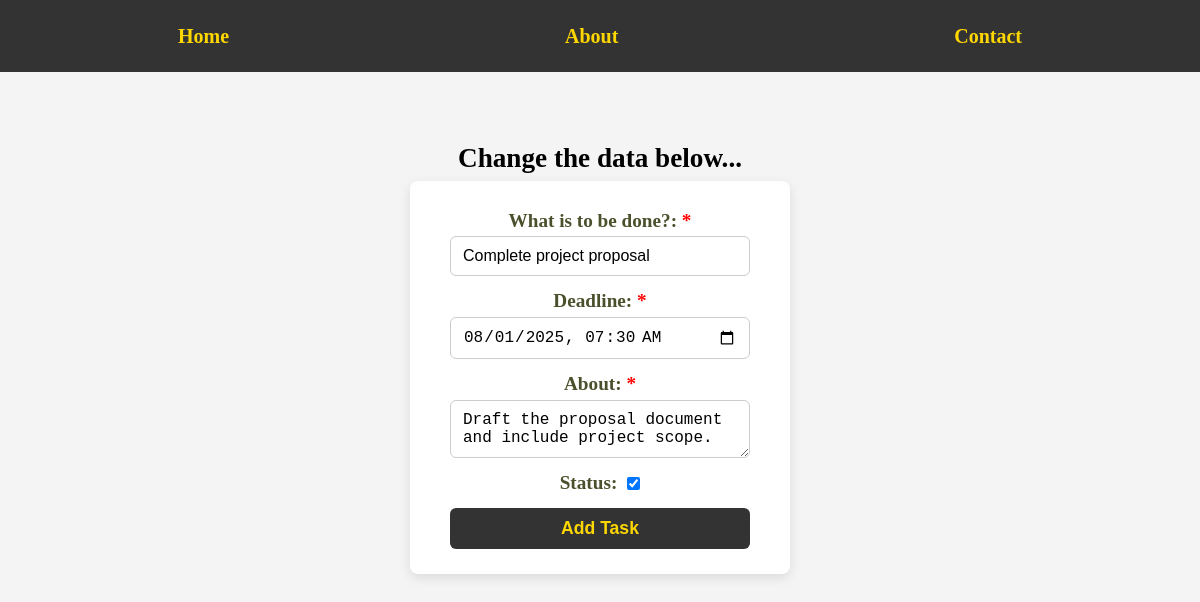
Page /edit-task/4 on the committed database.
### task/models.py (models this page shows, shortened)
class Task(models.Model):
    title = models.CharField(max_length=100)
    deadline = models.DateTimeField()
    about = models.TextField()
    status = models.BooleanField(default=False)
    created = models.DateTimeField(auto_now_add=True)
    updated = models.DateTimeField(auto_now=True)

### task/views.py (the view)
# urls.py: path("edit-task/<int:id>", views.update_task, name='edit-task'), # Update
def update_task(request, id):
    task = get_object_or_404(Task, id=id)
    if request.method == 'POST':
        form = TaskForm(request.POST)
        if form.is_valid():
            task.title = form.cleaned_data['title']
            task.deadline = form.cleaned_data['deadline']
            task.about = form.cleaned_data['about']
            task.status = form.cleaned_data['status']
            task.save()
            return redirect('task-detail', id=id)
    else:
        form = TaskForm(initial={
            'title': task.title,
            'deadline': task.deadline,
            'about': task.about,
            'status': task.status,
        })
    context = {
        'title': 'Edit Task',
        'form': form
    }
    return render(request, 'update_task.html', context)

### task/forms.py
class TaskForm(forms.Form):
    title = forms.CharField(
        max_length=100,
        label="What is to be done?"
    )
    deadline = forms.DateTimeField(
        widget=forms.DateTimeInput(attrs={
            'type': 'datetime-local',
            }),
    )
    about = forms.CharField(
        widget=forms.Textarea(attrs={
            'cols':25,
            'rows':2,
            }),
        initial='Short description...',
    )
    status = forms.BooleanField(required=False)

### task/templates/update_task.html (shortened to what this page needs)
{% extends 'base.html' %}
{% load static %}
{% block style %}
    <link rel="stylesheet" href="{% static 'css/task_form.css' %}">
{% endblock style %}
{% block content %}
    <h1>Change the data below...</h1>
    <form method="post">
        {% for field in form %}
            <div>
                <label for="{{ field.id_for_label }}">
                        {{ field.label }}:
                    {% if field.field.required %}
                        <span style="color: red;">*</span>
                    {% endif %}
                </label>
                {{ field }}
            </div>
        {% endfor %}
        <button type="submit">Add Task</button>
    </form>
{% endblock content %}

### static/css/style.css (style rules this page uses)
* { margin: 0; padding: 0; box-sizing: border-box; }
h1 { font-size: 1.7rem; }

### task/static/css/task_form.css (style rules this page uses)
#main > form { background: white; padding: 25px 40px; border-radius: 8px; box-shadow: 0 4px 12px rgb(0 0 0 / 0.1); width: 100%; max-width: 380px; }
#main > form > div { display: flex; flex-direction: column; margin-bottom: 10px; }
#main > form > div:nth-of-type(4) { flex-direction: row; align-items: center; justify-content: center; gap: 10px; }
#main > form > div > label { font-size: 1.2rem; font-weight: 600; color: #4b502c; }
#main form > div > input, textarea { padding: 10px 12px; border-radius: 6px; border: 1px solid #ccc; font-size: 1rem; transition: border-color 0.3s ease; }
#main > form > button { padding: 10px 0; border: none; border-radius: 6px; width: 100%; background-color: #333; color: #FFD700; font-size: 1.1rem; font-weight: 600; cursor: pointer; transition: background-color 0.3s ease; }

### rows in the picture
Task: form "Complete project proposal" "08/01/2025 07:30" "Draft the proposal document and include project scope." "☑"

### other values in the picture
{{ field.label }} "What is to be done?" "Deadline" "About" "Status"
